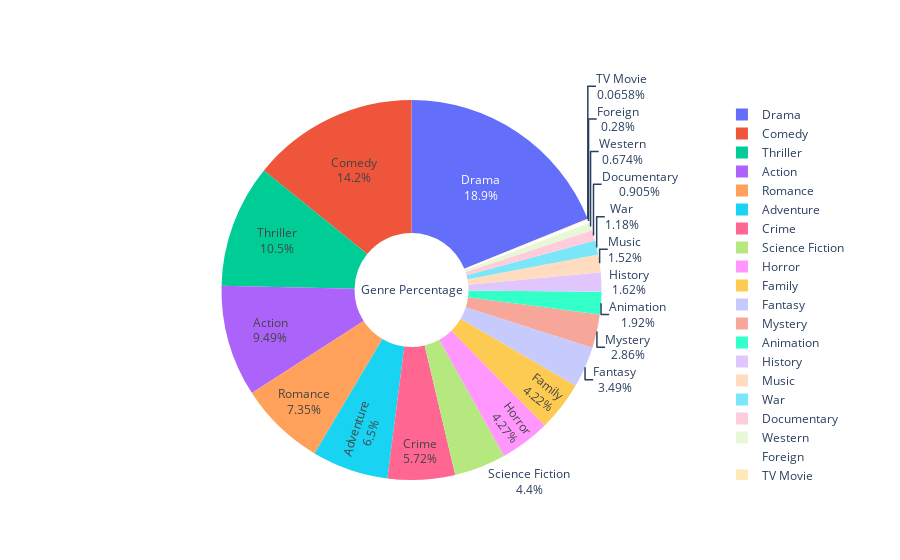

Notebook code for this chart:
### Code cell
gensum = []
for i in gen_list:
    nu = whole[i].sum()
    gensum.append(nu)

# gen_list.pop()
# gensum.pop()
fig = go.Figure(data=[go.Pie(labels=gen_list, values=gensum, hole=.3,textinfo='label+percent',title="Genre Percentage")])
fig.show()
gen_list

### Figure 1 — Plotly figure (JSON) as saved in the notebook; plotly's stock layout.template omitted (floating-point values rounded to 4 significant figures)
{"data": [{"hole": 0.3, "labels": ["Action", "Adventure", "Fantasy", "Science Fiction", "Crime", "Drama", "Thriller", "Animation", "Family", "Western", "Comedy", "Romance", "Horror", "Mystery", "History", "War", "Music", "Documentary", "Foreign", "TV Movie"], "textinfo": "label+percent", "title": {"text": "Genre Percentage"}, "type": "pie", "values": [1154, 790, 424, 535, 696, 2297, 1274, 234, 513, 82, 1722, 894, 519, 348, 197, 144, 185, 110, 34, 8]}], "layout": {}}
